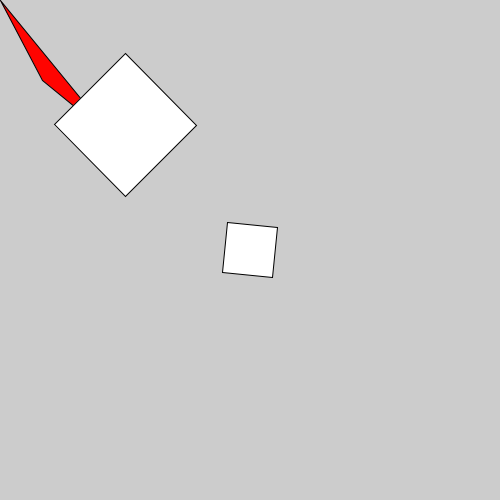
Frame 1 (no input)
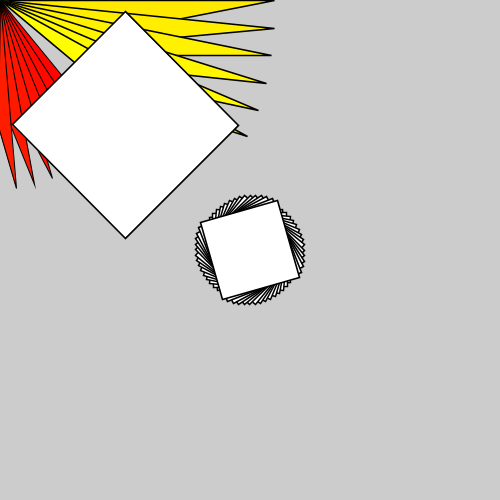
Frame 60 (the mouse pressed at the canvas centre just before this capture)
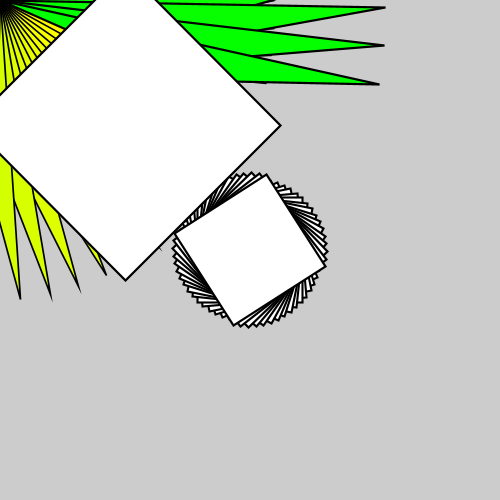
Frame 120 (the mouse held since frame 60 and released just before this capture)

The Processing sketch that drew these frames (run headless with seeded random() and noise(); from frame 60 on, the mouse is pressed at the canvas centre):

// Processing sketch: processing_113036
// ── processing_113036.pde


float diameter;
float angle = 0;
float counter = 0;
float s = 1;
float scaleSpeed = 0.01;
float hue = 0.0;
float offset = 1;
float diameterOffset = 10;


void setup()
{
  size(500, 500);
  colorMode(HSB, 360, 100, 100);
  
}


void draw()
{
  float degrees = radians(135);
  counter += 1 / 60.0;
  angle += .1;
  s += scaleSpeed;
  
  if (counter < 7)
  {
    if (s > 2 || s < 0)
    {
      scaleSpeed = -scaleSpeed;
    }
    pushMatrix();
     hue += offset;
    if (hue >= 360)
    {
      offset = -offset;
    }
    else if (hue < 0)
    {
      offset = -offset;
    }
    
    fill(hue, 100, 100);
    rotate(angle);
    scale(s);
    triangle(0, 0, width*.25, height*.25, width*.10, height*.15);
    
    popMatrix();
    
  }
   
  if (counter < 5)
  {
  if (s > 2 || s < 0)
  {
    scaleSpeed = -scaleSpeed;
  }
  
  rectMode(CENTER);
  pushMatrix();
  stroke(1);
  fill(0, 0, 100);
  translate(width*.25, height*.25);
  rotate(degrees);
  scale(s);
  rect(0, 0, 100, 100);
  
  popMatrix();
  }
  if (counter > 12)
  {
    noStroke();
    drawEllipsy();
  }
  
  pushMatrix();
  fill(0, 0, 100);
  translate(width*.5, height*.5);
  rotate(angle);
  scale(s);
  rect(0, 0, 50, 50);
  popMatrix();
  
  if (counter > 20)
  {
    stroke(0);
    strokeWeight(2);
    drawEllipse();
  }

  
}

float ellipseX = 0.0;
void drawEllipse()
{
  ellipseX += 1;
  hue += offset;
    if (hue >= 360)
    {
      offset = -offset;
    }
    else if (hue < 0)
    {
      offset = -offset;
    }
      fill(hue, 100, 100);
      float ellipseY = (height / 2) + sin(radians(ellipseX * 4)) * 100;
     
      ellipse(ellipseY, ellipseX, ellipseX, ellipseY);
      ellipse(ellipseX, ellipseY, ellipseY, ellipseX);
 
    }


void drawEllipsy()
{
  hue += offset;
  if (hue >= 360)
  {
    offset = -offset;
  }
  else if (hue < 0)
  {
    offset = - offset;
  }
  fill(hue, 100, 100, 75);
  ellipse(random(width), random(height), 50, 50);
}
